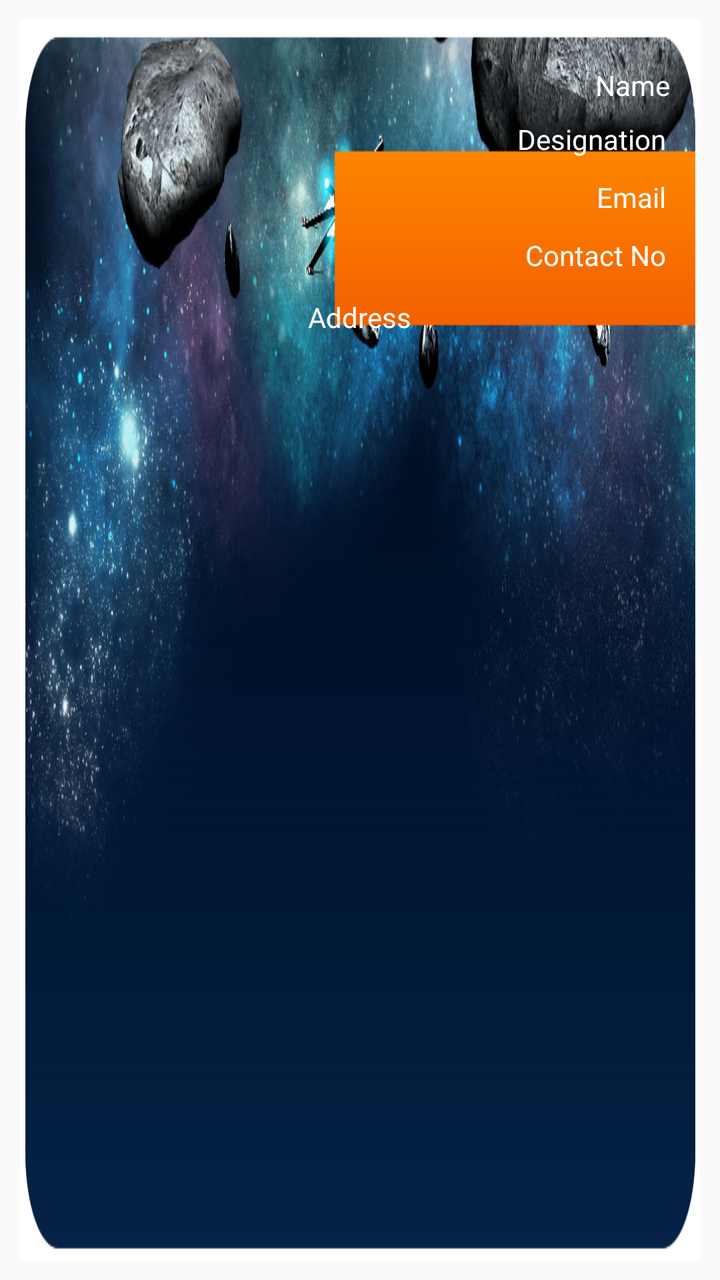
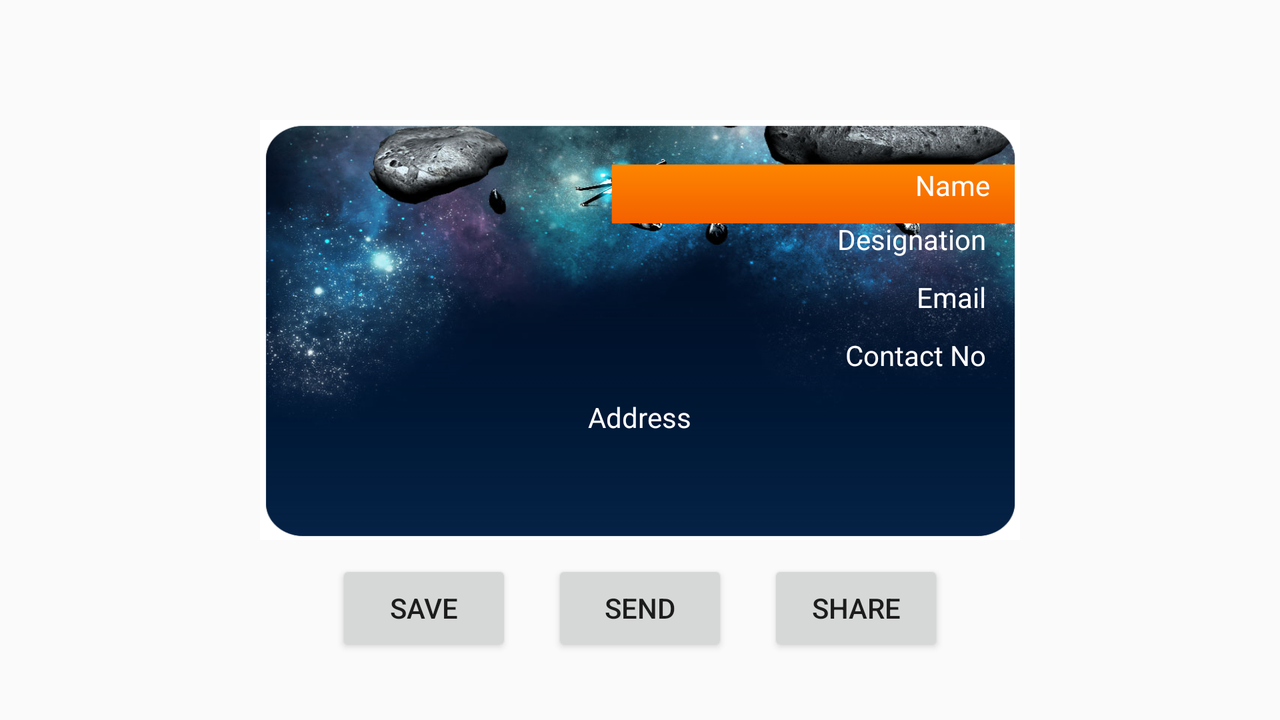

The same Android screen from two of the app's own layout files: first res/layout/ as a phone draws it, then the author's variant for another configuration, drawn on a device whose configuration selects that folder. Both files follow.
<!-- AndroidManifest.xml: application theme AppTheme -->
<!-- res/layout/activity_mc_edit4.xml -->
<?xml version="1.0" encoding="utf-8"?>
<LinearLayout
    xmlns:android="http://schemas.android.com/apk/res/android"
    xmlns:app="http://schemas.android.com/apk/res-auto"
    android:orientation="vertical"
    android:layout_width="match_parent"
    android:layout_height="210dp"
    android:layout_marginTop="50dp"
    android:id="@+id/mainLayout"
    android:padding="10dp">


        <RelativeLayout
            android:id="@+id/container"
            android:layout_width="match_parent"
            android:layout_height="wrap_content"
            android:background="@drawable/cardedit15"
            android:orientation="vertical">

            <TextView
                android:id="@+id/name"
                android:layout_width="wrap_content"
                android:layout_height="wrap_content"
                android:layout_alignParentEnd="true"
                android:layout_gravity="right"
                android:layout_marginTop="23dp"
                android:layout_marginEnd="15dp"
                android:layout_marginRight="35dp"
                android:text="Name"
                android:textColor="@color/white" />

            <TextView
                android:id="@+id/designation"
                android:layout_width="wrap_content"
                android:layout_height="wrap_content"
                android:layout_below="@+id/name"
                android:layout_alignParentRight="true"
                android:layout_marginTop="6dp"
                android:layout_marginEnd="15dp"
                android:layout_marginRight="15dp"
                android:padding="2dp"
                android:text="Designation"
                android:textColor="@color/white" />

            <TextView
                android:id="@+id/email"
                android:layout_width="wrap_content"
                android:layout_height="wrap_content"
                android:layout_below="@+id/designation"
                android:layout_alignParentRight="true"
                android:layout_marginTop="6dp"
                android:layout_marginEnd="15dp"
                android:layout_marginRight="15dp"
                android:padding="2dp"
                android:text="Email"
                android:textColor="@color/white" />

            <TextView
                android:id="@+id/phone"
                android:layout_width="wrap_content"
                android:layout_height="wrap_content"
                android:layout_below="@+id/email"
                android:layout_alignParentRight="true"
                android:layout_marginTop="6dp"
                android:layout_marginEnd="15dp"
                android:layout_marginRight="15dp"
                android:padding="2dp"
                android:text="Contact No"
                android:textColor="@color/white" />

            <TextView
                android:id="@+id/address"
                android:layout_below="@+id/phone"
                android:layout_width="wrap_content"
                android:layout_height="wrap_content"
                android:layout_marginTop="8dp"
                android:layout_marginBottom="20dp"
                android:text="Address"
                android:padding="2dp"
                android:layout_centerHorizontal="true"
                android:textColor="@color/white" />

            

        </RelativeLayout>

</LinearLayout>
<!-- resources referenced by this layout -->
<resources>
  <color name="white">#fff</color>
  <!-- drawable cardedit15: png bitmap (drawable, 553920 bytes) -->
  <style name="AppTheme" parent="Theme.AppCompat.Light.NoActionBar">
          
          <item name="colorPrimary">@color/colorPrimary</item>
          <item name="colorPrimaryDark">@color/colorPrimaryDark</item>
          <item name="colorAccent">@color/colorAccent</item>
      </style>
  <color name="colorPrimary">#008577</color>
  <color name="colorPrimaryDark">#00574B</color>
  <color name="colorAccent">#D81B60</color>
</resources>
<!-- res/layout-land/activity_mc_edit4.xml (the author's variant of the layout above) -->
<!-- drawn on the phone turned sideways -->
<?xml version="1.0" encoding="utf-8"?>
<ScrollView xmlns:android="http://schemas.android.com/apk/res/android"
    android:id="@+id/ScrollView01"
    android:layout_width="fill_parent"
    android:layout_height="fill_parent" >
    <LinearLayout
        android:layout_width="match_parent"
        android:layout_height="wrap_content"
        android:orientation="vertical">
<LinearLayout
    xmlns:android="http://schemas.android.com/apk/res/android"
    xmlns:app="http://schemas.android.com/apk/res-auto"
    android:orientation="vertical"
    android:layout_width="400dp"
    android:layout_height="wrap_content"
    android:layout_marginTop="50dp"
    android:id="@+id/mainLayout"
    android:layout_gravity="center_horizontal"
    android:padding="10dp">


    <LinearLayout
        android:layout_width="match_parent"
        android:layout_height="wrap_content"
        android:orientation="vertical">

        <RelativeLayout
            android:id="@+id/container"
            android:layout_width="match_parent"
            android:layout_height="210dp"
            android:background="@drawable/cardedit15"
            android:orientation="vertical">

            <TextView
                android:id="@+id/name"
                android:layout_width="wrap_content"
                android:layout_height="wrap_content"
                android:layout_alignParentEnd="true"
                android:layout_gravity="right"
                android:layout_marginTop="23dp"
                android:layout_marginEnd="15dp"
                android:layout_marginRight="35dp"
                android:text="Name"
                android:textColor="@color/white" />

            <TextView
                android:id="@+id/designation"
                android:layout_width="wrap_content"
                android:layout_height="wrap_content"
                android:layout_below="@+id/name"
                android:layout_alignParentRight="true"
                android:layout_marginTop="6dp"
                android:layout_marginEnd="15dp"
                android:layout_marginRight="15dp"
                android:padding="2dp"
                android:text="Designation"
                android:textColor="@color/white" />

            <TextView
                android:id="@+id/email"
                android:layout_width="wrap_content"
                android:layout_height="wrap_content"
                android:layout_below="@+id/designation"
                android:layout_alignParentRight="true"
                android:layout_marginTop="6dp"
                android:layout_marginEnd="15dp"
                android:layout_marginRight="15dp"
                android:padding="2dp"
                android:text="Email"
                android:textColor="@color/white" />

            <TextView
                android:id="@+id/phone"
                android:layout_width="wrap_content"
                android:layout_height="wrap_content"
                android:layout_below="@+id/email"
                android:layout_alignParentRight="true"
                android:layout_marginTop="6dp"
                android:layout_marginEnd="15dp"
                android:layout_marginRight="15dp"
                android:padding="2dp"
                android:text="Contact No"
                android:textColor="@color/white" />

            <TextView
                android:id="@+id/address"
                android:layout_below="@+id/phone"
                android:layout_width="wrap_content"
                android:layout_height="wrap_content"
                android:layout_marginTop="8dp"
                android:layout_marginBottom="20dp"
                android:text="Address"
                android:padding="2dp"
                android:layout_centerHorizontal="true"
                android:textColor="@color/white" />

            

        </RelativeLayout>

        <LinearLayout
            android:layout_width="match_parent"
            android:layout_height="wrap_content"
            android:orientation="horizontal"
            android:gravity="center">
            <Button
                android:id="@+id/save"
                android:layout_width="wrap_content"
                android:layout_height="wrap_content"
                android:text="save"
                android:layout_margin="10dp"
                android:padding="5dp"/>

            <Button
                android:id="@+id/send"
                android:layout_width="wrap_content"
                android:layout_height="wrap_content"
                android:layout_margin="10dp"
                android:padding="5dp"
                android:text="Send" />

            <Button
                android:id="@+id/share"
                android:layout_width="wrap_content"
                android:layout_height="wrap_content"
                android:layout_margin="10dp"
                android:padding="5dp"
                android:text="Share" />
        </LinearLayout>

    </LinearLayout>

</LinearLayout>
    </LinearLayout>
</ScrollView>
